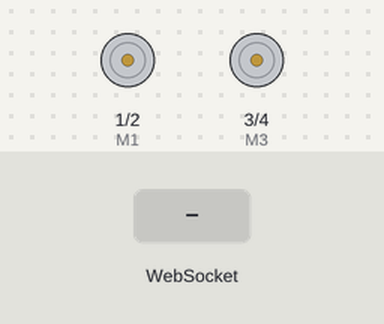
Simulated run of this program. Board: Seeed XIAO ESP32-S3. Parts: motor-driver pin pairs drawn as motors (green arrow = first pin HIGH = forward, orange = second pin HIGH = backward, longer = more drive). The test bench sets the inputs (shaded band). WiFi joins after 1.5 s; servers stay silent unless stated; storage starts empty; the camera gives no picture; what the program prints to the serial monitor is not drawn.

Above: at 3.0 s.
3.1 s: WebSocket text "forward" received
At 3.8 s:
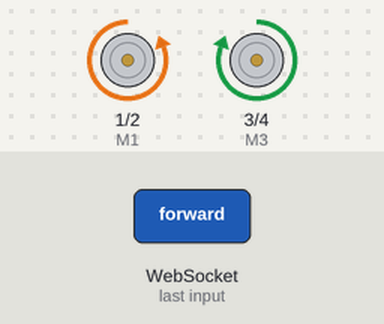
4.6 s: WebSocket text "backward" received
At 4.9 s:
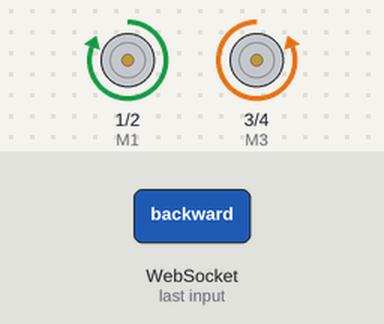
6.1 s: WebSocket text "left" received
At 7.3 s:
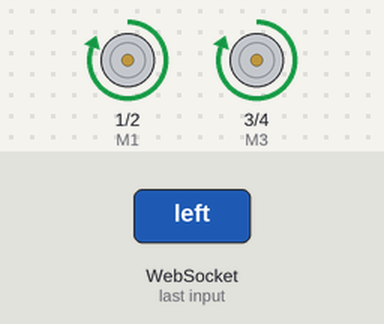
7.6 s: WebSocket text "right" received
At 8.4 s:
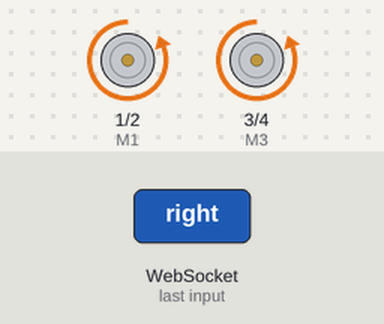
Timing chart, 0 to 10.1 s (numbered marks = the images above; inputs shaded):
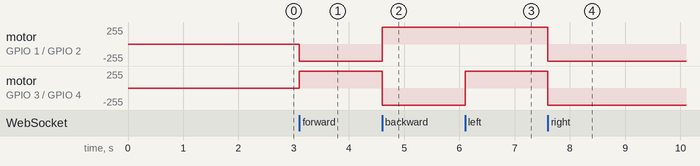

Measured:
- after the input at 3.1 s, motor on GPIO 1 (M1) / GPIO 2 (M2): stopped → backward 255/255 at once; motor on GPIO 3 (M3) / GPIO 4 (M4): stopped → forward 255/255 at once
- after the input at 4.6 s, motor on GPIO 1 (M1) / GPIO 2 (M2): backward 255/255 → forward 255/255 at once; motor on GPIO 3 (M3) / GPIO 4 (M4): forward 255/255 → backward 255/255 at once
- after the input at 6.1 s, motor on GPIO 3 (M3) / GPIO 4 (M4): backward 255/255 → forward 255/255 at once
- after the input at 7.6 s, motor on GPIO 1 (M1) / GPIO 2 (M2), motor on GPIO 3 (M3) / GPIO 4 (M4): forward 255/255 → backward 255/255 at once

The program:

main.cpp
```cpp
#include "soc/soc.h"
#include "soc/rtc_cntl_reg.h"
#include "esp_camera.h"
#include <WiFi.h>
#include <WebServer.h>
#include <WebSocketsServer.h>
#include <SPIFFS.h>
#include <ArduinoOTA.h>

// Configuración WiFi
const char *ssid = "Yeisonint-M";
const char *password = "23HZFVWV32AH8";

// Pines de control para los motores
#define M1 1
#define M2 2
#define M3 3
#define M4 4

#define PWDN_GPIO_NUM     -1
#define RESET_GPIO_NUM    -1
#define XCLK_GPIO_NUM     10
#define SIOD_GPIO_NUM     40
#define SIOC_GPIO_NUM     39

#define Y9_GPIO_NUM       48
#define Y8_GPIO_NUM       11
#define Y7_GPIO_NUM       12
#define Y6_GPIO_NUM       14
#define Y5_GPIO_NUM       16
#define Y4_GPIO_NUM       18
#define Y3_GPIO_NUM       17
#define Y2_GPIO_NUM       15
#define VSYNC_GPIO_NUM    38
#define HREF_GPIO_NUM     47
#define PCLK_GPIO_NUM     13

#define LED_GPIO_NUM      21

WebServer server(80);
WebSocketsServer webSocket(81);
TaskHandle_t streamTaskHandle = NULL;

WiFiClient streamClient;
bool streamActive = false;

void startCamera()
{
  camera_config_t config = {
    .pin_pwdn       = PWDN_GPIO_NUM,
    .pin_reset      = RESET_GPIO_NUM,
    .pin_xclk       = XCLK_GPIO_NUM,
    .pin_sccb_sda   = SIOD_GPIO_NUM,
    .pin_sccb_scl   = SIOC_GPIO_NUM,
    .pin_d7         = Y9_GPIO_NUM,
    .pin_d6         = Y8_GPIO_NUM,
    .pin_d5         = Y7_GPIO_NUM,
    .pin_d4         = Y6_GPIO_NUM,
    .pin_d3         = Y5_GPIO_NUM,
    .pin_d2         = Y4_GPIO_NUM,
    .pin_d1         = Y3_GPIO_NUM,
    .pin_d0         = Y2_GPIO_NUM,
    .pin_vsync      = VSYNC_GPIO_NUM,
    .pin_href       = HREF_GPIO_NUM,
    .pin_pclk       = PCLK_GPIO_NUM,

    .xclk_freq_hz   = 20000000,
    .ledc_timer     = LEDC_TIMER_0,
    .ledc_channel   = LEDC_CHANNEL_0,
    .pixel_format   = PIXFORMAT_JPEG,
    .frame_size     = FRAMESIZE_240X240,
    .jpeg_quality   = 10,
    .fb_count       = 2,
    .fb_location    = CAMERA_FB_IN_PSRAM,
    .grab_mode      = CAMERA_GRAB_WHEN_EMPTY
  };

  esp_err_t err = esp_camera_init(&config);
  if (err != ESP_OK)
  {
    Serial.printf("Error al iniciar la cámara: 0x%x", err);
    return;
  }
}

// Capturar imagen de la cámara
// void handleCapture()
// {
//   camera_fb_t *fb = esp_camera_fb_get();
//   if (!fb)
//   {
//     server.send(500, "text/plain", "Error al capturar imagen");
//     return;
//   }
//   server.send_P(200, "image/jpeg", (const char *)fb->buf, fb->len);
//   esp_camera_fb_return(fb);
// }

// void handleStream()
// {
//   WiFiClient client = server.client();

//   if (!client.connected())
//     return;

//   String response = "HTTP/1.1 200 OK\r\n";
//   response += "Content-Type: multipart/x-mixed-replace; boundary=frame\r\n\r\n";
//   client.print(response);

//   while (client.connected())
//   {
//     camera_fb_t *fb = esp_camera_fb_get();
//     if (!fb)
//     {
//       Serial.println("Error al capturar el frame");
//       break;
//     }

//     client.print("--frame\r\n");
//     client.print("Content-Type: image/jpeg\r\n");
//     client.print("Content-Length: " + String(fb->len) + "\r\n\r\n");
//     client.write(fb->buf, fb->len);
//     client.print("\r\n");

//     esp_camera_fb_return(fb);
//     delay(100);
//   }
// }

void handleStream() {
  streamClient = server.client();
  if (!streamClient.connected()) return;

  Serial.println("📡 Cliente conectado al streaming...");
  streamActive = true;

  streamClient.println("HTTP/1.1 200 OK");
  streamClient.println("Content-Type: multipart/x-mixed-replace; boundary=frame");
  streamClient.println();
}


void streamTask(void* pvParameters) {
    while (true) {
        if (streamActive && streamClient.connected()) {
            camera_fb_t *fb = esp_camera_fb_get();
            if (!fb) {
                Serial.println("⚠️ Error al capturar frame");
                vTaskDelay(10);
                continue;
            }

            streamClient.println("--frame");
            streamClient.println("Content-Type: image/jpeg");
            streamClient.println("Content-Length: " + String(fb->len));
            streamClient.println();
            streamClient.write(fb->buf, fb->len);
            streamClient.println();

            esp_camera_fb_return(fb);
            vTaskDelay(100);
        } else {
            if (streamActive) {
                Serial.println("❌ Cliente desconectado del streaming");
                streamActive = false;
            }
            vTaskDelay(100);
        }
    }
}


// Iniciar SPIFFS
void initSPIFFS()
{
  if (!SPIFFS.begin(true))
  {
    Serial.println("Error montando SPIFFS");
  }
  else
  {
    Serial.println("SPIFFS montado correctamente");
  }
}

// Servir archivos desde SPIFFS
void handleFileRequest()
{
  String path = server.uri();
  if (path.endsWith("/"))
    path += "index.html";

  String contentType = "text/html";
  if (path.endsWith(".css"))
    contentType = "text/css";
  else if (path.endsWith(".js"))
    contentType = "application/javascript";

  File file = SPIFFS.open(path, "r");
  if (!file)
  {
    server.send(404, "text/plain", "Archivo no encontrado");
    return;
  }

  server.streamFile(file, contentType);
  file.close();
}

// Manejo de motores con WebSockets
void handleWebSocketMessage(uint8_t num, uint8_t *payload, size_t length)
{
  String command = String((char *)payload).substring(0, length);

  if (command == "forward")
  {
    digitalWrite(M1, LOW);
    digitalWrite(M2, HIGH);
    digitalWrite(M3, HIGH);
    digitalWrite(M4, LOW);
  }
  else if (command == "backward")
  {
    digitalWrite(M1, HIGH);
    digitalWrite(M2, LOW);
    digitalWrite(M3, LOW);
    digitalWrite(M4, HIGH);
  }
  else if (command == "left")
  {
    digitalWrite(M1, HIGH);
    digitalWrite(M2, LOW);
    digitalWrite(M3, HIGH);
    digitalWrite(M4, LOW);
  }
  else if (command == "right")
  {
    digitalWrite(M1, LOW);
    digitalWrite(M2, HIGH);
    digitalWrite(M3, LOW);
    digitalWrite(M4, HIGH);
  }
  else if (command == "stop")
  {
    digitalWrite(M1, LOW);
    digitalWrite(M2, LOW);
    digitalWrite(M3, LOW);
    digitalWrite(M4, LOW);
  }
}

void webSocketEvent(uint8_t num, WStype_t type, uint8_t *payload, size_t length)
{
  switch (type)
  {
  case WStype_DISCONNECTED:
    Serial.printf("⚠️ Cliente [%u] desconectado\n", num);
    break;

  case WStype_CONNECTED:
    Serial.printf("✅ Cliente [%u] conectado desde %s\n", num, server.client().remoteIP().toString().c_str());
    webSocket.sendTXT(num, "Conectado");
    break;

  case WStype_TEXT:
    Serial.printf("📩 Mensaje recibido de [%u]: %s\n", num, payload);
    handleWebSocketMessage(num, payload, length);
    break;

  case WStype_BIN:
    Serial.printf("📂 Datos binarios recibidos de [%u]\n", num);
    break;

  case WStype_ERROR:
    Serial.printf("❌ Error en WebSocket de [%u]\n", num);
    break;

  case WStype_FRAGMENT_TEXT_START:
  case WStype_FRAGMENT_BIN_START:
  case WStype_FRAGMENT:
  case WStype_FRAGMENT_FIN:
    Serial.printf("📡 Fragmento recibido de [%u]\n", num);
    break;
  }
}

void initOTA()
{
  ArduinoOTA.begin();
}

void setup()
{
  // WRITE_PERI_REG(RTC_CNTL_BROWN_OUT_REG, 0);
  Serial.begin(115200);

  pinMode(M1, OUTPUT);
  pinMode(M2, OUTPUT);
  pinMode(M3, OUTPUT);
  pinMode(M4, OUTPUT);

  digitalWrite(M1, LOW);
  digitalWrite(M2, LOW);
  digitalWrite(M3, LOW);
  digitalWrite(M4, LOW);

  WiFi.begin(ssid, password);
  while (WiFi.status() != WL_CONNECTED)
  {
    delay(500);
    Serial.print(".");
  }
  Serial.println("\nWiFi conectado!");
  Serial.print("IP: ");
  Serial.println(WiFi.localIP());

  startCamera();
  initSPIFFS();
  initOTA();

  server.onNotFound(handleFileRequest);
  // server.on("/capture", HTTP_GET, handleCapture);
  server.on("/stream", HTTP_GET, handleStream);
  server.begin();
  webSocket.begin();
  webSocket.onEvent(webSocketEvent);
  disableCore0WDT();
  xTaskCreatePinnedToCore(
        streamTask, "StreamTask", 10000, NULL, 1, &streamTaskHandle, 0);
}

void loop()
{
  server.handleClient();
  webSocket.loop();
  ArduinoOTA.handle();
}
```
